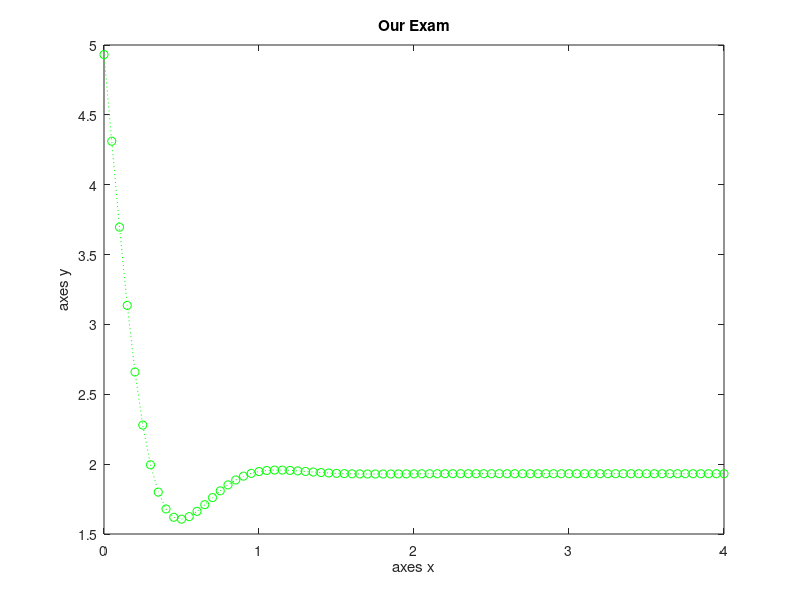

Reproduce this figure in MATLAB.
t=0:0.05:4;
y=((t.^2)/(t+1))+3*exp(-4*t).*cos(5*t)-((2*exp(-3*t))/(sin(2*t)));
plot(t,y,'g:o');
xlabel('axes x');
ylabel('axes y');
title('Our Exam');
